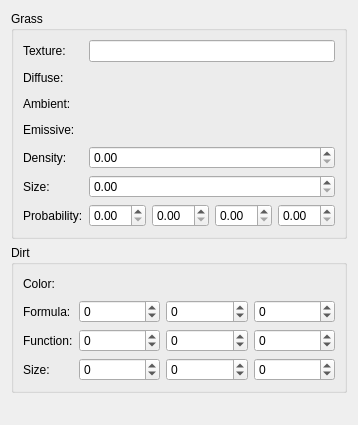
      <widget class="QWidget" name="tab_2">
       <attribute name="title">
        <string>Terrain</string>
       </attribute>
       <layout class="QVBoxLayout" name="verticalLayout">
        <item>
         <widget class="QGroupBox" name="groupBox">
          <property name="title">
           <string>Grass</string>
          </property>
          <layout class="QGridLayout" name="gridLayout_2">
           <item row="0" column="0">
            <layout class="QFormLayout" name="formLayout">
             <item row="0" column="0">
              <widget class="QLabel" name="label">
               <property name="text">
                <string>Texture:</string>
               </property>
              </widget>
             </item>
             <item row="0" column="1">
              <widget class="QLineEdit" name="grassTextureEdit">
               <property name="toolTip">
                <string>Texture (GFF: Grass_TexName). CResRef. Grass texture; engine
                 uses &quot;grass&quot; if invalid. Max 16 chars. Modders:
                 .tpc/.tga ResRef for grass appearance.</string>
               </property>
               <property name="maxLength">
                <number>16</number>
               </property>
              </widget>
             </item>
             <item row="1" column="0">
              <widget class="QLabel" name="label_2">
               <property name="text">
                <string>Diffuse:</string>
               </property>
              </widget>
             </item>
             <item row="1" column="1">
              <layout class="QHBoxLayout" name="horizontalLayout">
               <item>
                <widget class="ColorEdit" name="grassDiffuseEdit" native="true">
                 <property name="minimumSize">
                  <size>
                   <width>0</width>
                   <height>20</height>
                  </size>
                 </property>
                 <property name="maximumSize">
                  <size>
                   <width>16777215</width>
                   <height>20</height>
                  </size>
                 </property>
                </widget>
               </item>
              </layout>
             </item>
             <item row="3" column="0">
              <widget class="QLabel" name="grassEmissiveLabel">
               <property name="text">
                <string>Emissive:</string>
               </property>
              </widget>
             </item>
             <item row="3" column="1">
              <layout class="QHBoxLayout" name="horizontalLayout_2">
               <item>
                <widget class="ColorEdit" name="grassEmissiveEdit" native="true">
                 <property name="minimumSize">
                  <size>
                   <width>0</width>
                   <height>20</height>
                  </size>
                 </property>
                 <property name="maximumSize">
                  <size>
                   <width>16777215</width>
                   <height>20</height>
                  </size>
                 </property>
                </widget>
               </item>
              </layout>
             </item>
             <item row="2" column="0">
              <widget class="QLabel" name="label_4">
               <property name="text">
                <string>Ambient:</string>
               </property>
              </widget>
             </item>
             <item row="2" column="1">
              <layout class="QHBoxLayout" name="horizontalLayout_3">
               <item>
                <widget class="ColorEdit" name="grassAmbientEdit" native="true">
                 <property name="minimumSize">
                  <size>
                   <width>0</width>
                   <height>20</height>
                  </size>
                 </property>
                 <property name="maximumSize">
                  <size>
                   <width>16777215</width>
                   <height>20</height>
                  </size>
                 </property>
                </widget>
               </item>
              </layout>
             </item>
             <item row="4" column="0">
              <widget class="QLabel" name="label_5">
               <property name="text">
                <string>Density:</string>
               </property>
              </widget>
             </item>
             <item row="5" column="0">
              <widget class="QLabel" name="label_6">
               <property name="text">
                <string>Size:</string>
               </property>
              </widget>
             </item>
             <item row="6" column="0">
              <widget class="QLabel" name="label_7">
               <property name="text">
                <string>Probability:</string>
               </property>
              </widget>
             </item>
             <item row="4" column="1">
              <widget class="QDoubleSpinBox" name="grassDensitySpin">
               <property name="toolTip">
                <string>Density (GFF: Grass_Density). FLOAT. Grass patch density. K1
                 LoadAreaHeader ReadFieldFLOAT default 0.0. Modders: higher = more
                 grass; 0 disables grass.</string>
               </property>
              </widget>
             </item>
             <item row="5" column="1">
              <widget class="QDoubleSpinBox" name="grassSizeSpin">
               <property name="toolTip">
                <string>Size (GFF: Grass_QuadSize). FLOAT. Size of each grass quad.
                 Engine default 0.0. Modders: affects grass patch scale; pair with
                 Density for coverage.</string>
               </property>
              </widget>
             </item>
             <item row="6" column="1">
              <layout class="QHBoxLayout" name="horizontalLayout_4">
               <item>
                <widget class="QDoubleSpinBox" name="grassProbULSpin">
                 <property name="toolTip">
                  <string>UL (GFF: Grass_Prob_UL). Upper-left quadrant grass
                   probability. FLOAT 0.0–1.0. Modders: controls placement
                   distribution across quadrants.</string>
                 </property>
                </widget>
               </item>
               <item>
                <widget class="QDoubleSpinBox" name="grassProbURSpin">
                 <property name="toolTip">
                  <string>UR (GFF: Grass_Prob_UR). Upper-right quadrant
                   probability.</string>
                 </property>
                </widget>
               </item>
               <item>
                <widget class="QDoubleSpinBox" name="grassProbLLSpin">
                 <property name="toolTip">
                  <string>LL (GFF: Grass_Prob_LL). Lower-left quadrant
                   probability.</string>
                 </property>
                </widget>
               </item>
               <item>
                <widget class="QDoubleSpinBox" name="grassProbLRSpin">
                 <property name="toolTip">
                  <string>LR (GFF: Grass_Prob_LR). Lower-right quadrant
                   probability.</string>
                 </property>
                </widget>
               </item>
              </layout>
             </item>
            </layout>
           </item>
          </layout>
         </widget>
        </item>
        <item>
         <widget class="QGroupBox" name="dirtGroup">
          <property name="title">
           <string>Dirt</string>
          </property>
          <layout class="QGridLayout" name="gridLayout_3">
           <item row="0" column="0">
            <layout class="QFormLayout" name="formLayout_2">
             <item row="0" column="0">
              <widget class="QLabel" name="label_8">
               <property name="text">
                <string>Color:</string>
               </property>
              </widget>
             </item>
             <item row="0" column="1">
              <layout class="QHBoxLayout" name="horizontalLayout_5">
               <item>
                <layout class="QHBoxLayout" name="horizontalLayout_25">
                 <item>
                  <widget class="ColorEdit" name="dirtColor1Edit" native="true">
                   <property name="minimumSize">
                    <size>
                     <width>0</width>
                     <height>20</height>
                    </size>
                   </property>
                   <property name="maximumSize">
                    <size>
                     <width>16777215</width>
                     <height>20</height>
                    </size>
                   </property>
                  </widget>
                 </item>
                </layout>
               </item>
               <item>
                <layout class="QHBoxLayout" name="horizontalLayout_24">
                 <item>
                  <widget class="ColorEdit" name="dirtColor2Edit" native="true">
                   <property name="minimumSize">
                    <size>
                     <width>0</width>
                     <height>20</height>
                    </size>
                   </property>
                   <property name="maximumSize">
                    <size>
                     <width>16777215</width>
                     <height>20</height>
                    </size>
                   </property>
                  </widget>
                 </item>
                </layout>
               </item>
               <item>
                <layout class="QHBoxLayout" name="horizontalLayout_18">
                 <item>
                  <widget class="ColorEdit" name="dirtColor3Edit" native="true">
                   <property name="minimumSize">
                    <size>
                     <width>0</width>
                     <height>20</height>
                    </size>
                   </property>
                   <property name="maximumSize">
                    <size>
                     <width>16777215</width>
                     <height>20</height>
                    </size>
                   </property>
                  </widget>
                 </item>
                </layout>
               </item>
              </layout>
             </item>
             <item row="1" column="0">
              <widget class="QLabel" name="label_9">
               <property name="text">
                <string>Formula:</string>
               </property>
              </widget>
             </item>
             <item row="2" column="0">
              <widget class="QLabel" name="label_10">
               <property name="text">
                <string>Function:</string>
               </property>
              </widget>
             </item>
             <item row="3" column="0">
              <widget class="QLabel" name="label_11">
               <property name="text">
                <string>Size:</string>
               </property>
              </widget>
             </item>
             <item row="1" column="1">
              <layout class="QHBoxLayout" name="horizontalLayout_6">
               <item>
                <widget class="QSpinBox" name="dirtFormula1Spin">
                 <property name="toolTip">
                  <string>Formula 1 (GFF: DirtyFormulaOne). INT32. K2 only.
                   Terrain dirt formula parameter. Modders: experimental; affects
                   dirt/snow overlay calculation.</string>
                 </property>
                 <property name="minimum">
                  <number>-2147483648</number>
                 </property>
                 <property name="maximum">
                  <number>2147483647</number>
                 </property>
                </widget>
               </item>
               <item>
                <widget class="QSpinBox" name="dirtFormula2Spin">
                 <property name="toolTip">
                  <string>Formula 2 (GFF: DirtyFormulaTwo). INT32. K2 only.</string>
                 </property>
                 <property name="minimum">
                  <number>-2147483648</number>
                 </property>
                 <property name="maximum">
                  <number>2147483647</number>
                 </property>
                </widget>
               </item>
               <item>
                <widget class="QSpinBox" name="dirtFormula3Spin">
                 <property name="toolTip">
                  <string>Formula 3 (GFF: DirtyFormulaThre). INT32. K2 only. Note:
                   GFF field name typo &quot;Thre&quot; in engine.</string>
                 </property>
                 <property name="minimum">
                  <number>-2147483648</number>
                 </property>
                 <property name="maximum">
                  <number>2147483647</number>
                 </property>
                </widget>
               </item>
              </layout>
             </item>
             <item row="2" column="1">
              <layout class="QHBoxLayout" name="horizontalLayout_7">
               <item>
                <widget class="QSpinBox" name="dirtFunction1Spin">
                 <property name="toolTip">
                  <string>Function 1 (GFF: DirtyFuncOne). INT32. K2 only. Terrain
                   dirt function parameter.</string>
                 </property>
                 <property name="minimum">
                  <number>-2147483648</number>
                 </property>
                 <property name="maximum">
                  <number>2147483647</number>
                 </property>
                </widget>
               </item>
               <item>
                <widget class="QSpinBox" name="dirtFunction2Spin">
                 <property name="toolTip">
                  <string>Function 2 (GFF: DirtyFuncTwo). INT32. K2 only.</string>
                 </property>
                 <property name="minimum">
                  <number>-2147483648</number>
                 </property>
                 <property name="maximum">
                  <number>2147483647</number>
                 </property>
                </widget>
               </item>
               <item>
                <widget class="QSpinBox" name="dirtFunction3Spin">
                 <property name="toolTip">
                  <string>Function 3 (GFF: DirtyFuncThree). INT32. K2 only.</string>
                 </property>
                 <property name="minimum">
                  <number>-2147483648</number>
                 </property>
                 <property name="maximum">
                  <number>2147483647</number>
                 </property>
                </widget>
               </item>
              </layout>
             </item>
             <item row="3" column="1">
              <layout class="QHBoxLayout" name="horizontalLayout_8">
               <item>
                <widget class="QSpinBox" name="dirtSize1Spin">
                 <property name="toolTip">
                  <string>Size 1 (GFF: DirtySizeOne). INT32. K2 only. Terrain dirt
                   size parameter.</string>
                 </property>
                 <property name="minimum">
                  <number>-2147483648</number>
                 </property>
                 <property name="maximum">
                  <number>2147483647</number>
                 </property>
                </widget>
               </item>
               <item>
                <widget class="QSpinBox" name="dirtSize2Spin">
                 <property name="toolTip">
                  <string>Size 2 (GFF: DirtySizeTwo). INT32. K2 only.</string>
                 </property>
                 <property name="minimum">
                  <number>-2147483648</number>
                 </property>
                 <property name="maximum">
                  <number>2147483647</number>
                 </property>
                </widget>
               </item>
               <item>
                <widget class="QSpinBox" name="dirtSize3Spin">
                 <property name="toolTip">
                  <string>Size 3 (GFF: DirtySizeThree). INT32. K2 only.</string>
                 </property>
                 <property name="minimum">
                  <number>-2147483648</number>
                 </property>
                 <property name="maximum">
                  <number>2147483647</number>
                 </property>
                </widget>
               </item>
              </layout>
             </item>
            </layout>
           </item>
          </layout>
         </widget>
        </item>
        <item>
         <spacer name="verticalSpacer">
          <property name="orientation">
           <enum>Qt::Vertical</enum>
          </property>
          <property name="sizeHint" stdset="0">
           <size>
            <width>20</width>
            <height>21</height>
           </size>
          </property>
         </spacer>
        </item>
       </layout>
      </widget>
